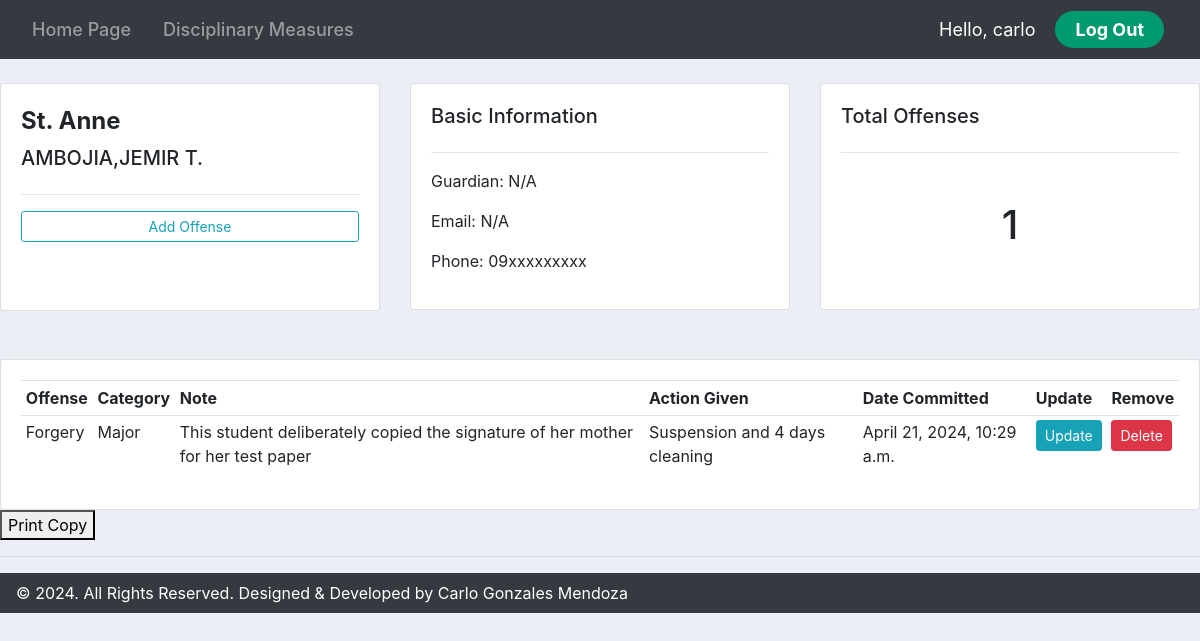
/ritaprofile/2/ (signed in), run on the app's committed database.
### accounts/models.py (models this page shows, shortened)
class RitaStudent(models.Model):
    name = models.CharField(max_length=200, null=True)
    phone = models.CharField(max_length=200, null=True)
    email = models.CharField(max_length=200, null=True)
    guardian = models.CharField(max_length=200, null=True)
    date_created = models.DateTimeField(auto_now_add=True, null=True)

class RitaOffense(models.Model):
    CATEGORY = (
        ('Minor', 'Minor'),
        ('Major', 'Major'),
    )
    name = models.ForeignKey(RitaStudent, null=True, on_delete=models.SET_NULL)
    offense =  models.ForeignKey(Product, null=True, on_delete=models.SET_NULL)
    date_created = models.DateTimeField(auto_now_add=True, null=True)
    category = models.CharField(max_length=200, null=True, choices=CATEGORY)
    note = models.CharField(max_length=1000, null=True)
    action_given = models.CharField(max_length=1000, null=True)

class Product(models.Model):
    CATEGORY = (
        ('Minor', 'Minor'),
        ('Major', 'Major'),
    )
    name = models.CharField(max_length=200, null=True)
    category = models.CharField(max_length=200, null=True, choices=CATEGORY)
    date_created = models.DateTimeField(auto_now_add=True, null=True)
    def __str__(self):
        return self.name

### accounts/views.py (the view)
# urls.py: path('ritaprofile/<str:pk_test>/', views.ritaprofile, name='ritaprofile'),
@login_required(login_url='login')
def ritaprofile(request, pk_test):
    ritastudents = RitaStudent.objects.get(id=pk_test)
    ritaoffenses = ritastudents.ritaoffense_set.all()
    offense_count = ritaoffenses.count()
    context = {'students': ritastudents, 'offenses': ritaoffenses, "offense_count": offense_count,}
    return render(request, 'accounts/ritaprofile.html', context)

### accounts/templates/accounts/ritaprofile.html (shortened to what this page needs)
{% extends 'accounts/main.html' %}
{% block content %}
<br>
<div class="row">
    <div class="col-md">
        <div class="card card-body">
            <h5 style="font-size: 24px; font-weight: 700; line-height: 34px;">St. Anne</h5>
            <h5>{{students.name}}</h5>
            <hr>
            <a class="btn btn-outline-info  btn-sm btn-block" href="{% url 'ritacreate_offense' students.id %}">Add Offense</a>
            <br><br>
        </div>
    </div>
    <div class="col-md">
        <div class="card card-body">
            <h5>Basic Information</h5>
            <hr>
            <p style="padding: 0.01px">Guardian: {{students.guardian}}</p>
            <p style="padding: 0.01px">Email: {{students.email}}</p>
            <p style="padding: 0.01px">Phone: {{students.phone}}</p>
        </div>
    </div>
    <div class="col-md">
        <div class="card card-body">
            <h5>Total Offenses</h5>
            <hr>
            <h1 style="text-align: center;padding: 32px">{{offense_count}}</h1>
        </div>
    </div>
</div>
<br>
<br>
<div class="row">
    <div class="col-md">
        <div class="card card-body">
            <table class="table table-sm">
                <tr>
                    <th>Offense</th>
                    <th>Category</th>
                    <th>Note</th>
                    <th>Action Given</th>
                    <th>Date Committed</th>
                    <th>Update</th>
                    <th>Remove</th>
                </tr>
                {% for offense in offenses %}
                <tr>
                    <td>{{offense.offense}}</td>
                    <td>{{offense.category}}</td>
                    <td>{{offense.note}}</td>
                    <td>{{offense.action_given}}</td>
                    <td>{{offense.date_created}}</td>
                    <td><a class="btn btn-sm btn-info" href="{% url 'ritaupdate_offense' offense.id %}">Update</a></td>
                    <td><a class="btn btn-sm btn-danger" href="{% url 'ritadelete_offense' offense.id %}">Delete</a></td>
                </tr>
                {% endfor %}
            </table>
        </div>
    </div>
</div>
<button onclick="window.print()">Print Copy</button>
{% endblock %}

### accounts/templates/accounts/navbar.html (shortened to what this page needs)
{% load static %}
<nav class="navbar navbar-expand-lg navbar-dark bg-dark">
    <div class="collapse navbar-collapse" id="navbarNav">
      <ul class="navbar-nav justify-content-center flex-grow-1 pe-3">
        <li class="nav-item">
          <a class="nav-link mx-lg-2" href="{% url 'homepage' %}">Home Page</a>
        </li>
        <li class="nav-item">
          <a class="nav-link mx-lg-2" href="{% url 'products' %}">Disciplinary Measures</a>
        </li>
      </ul>
    </div>
    <span class="hello-msg">Hello, {{request.user}}</span>
    <span ><a class="hello-log" href="{% url 'logout' %}">Log Out</a></span>
  </nav>

### static/css/main.css (style rules this page uses)
body { background-color: #ebeff5; }

### accounts/templates/accounts/navbar.html (style rules this page uses)
.hello-msg { font-size: 18px; color: #fff; margin-right: 20px; }
.hello-log { margin-right: 20px; background-color: #009970; color: #fff; font-size: 18px; padding: 8px 20px; border-radius: 50px; text-decoration: none; transition: 0.3s; font-weight: 700; }
.nav-link { font-size: 18px; color: #ffffff; font-weight: 500; position: relative; }
.nav-link::before { content: ""; position: absolute; bottom: 0; left: 50%; transform: translateX(-50%); width: 0%; height: 2px; background-color: #009970; visibility: hidden; transition: 0.3s ease-in-out; }

### data on the page
RitaStudent: name "AMBOJIA,JEMIR T.", guardian "N/A", email "N/A", phone "09xxxxxxxxx"
RitaOffense: offense "Forgery", category "Major", note "This student deliberately copied the signature of her mother for her test paper", action_given "Suspension and 4 days cleaning", date_created "April 21, 2024, 10:29 a.m."

### other printed values
{{ request.user }} "carlo"
{{ offense_count }} "1"
